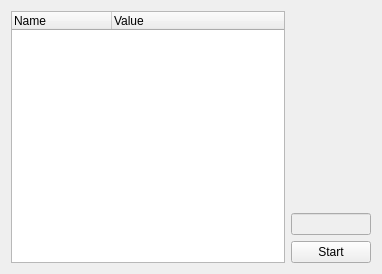
<?xml version="1.0" encoding="UTF-8"?>
<ui version="4.0">
 <class>FitDisplay</class>
 <widget class="QWidget" name="FitDisplay">
  <property name="geometry">
   <rect>
    <x>0</x>
    <y>0</y>
    <width>382</width>
    <height>274</height>
   </rect>
  </property>
  <property name="windowTitle">
   <string>MainWindow</string>
  </property>
  <layout class="QGridLayout" name="gridLayout">
   <item row="0" column="0" rowspan="3">
    <widget class="QTreeWidget" name="parameterView">
     <property name="editTriggers">
      <set>QAbstractItemView::AllEditTriggers</set>
     </property>
     <property name="tabKeyNavigation">
      <bool>true</bool>
     </property>
     <property name="selectionMode">
      <enum>QAbstractItemView::NoSelection</enum>
     </property>
     <property name="selectionBehavior">
      <enum>QAbstractItemView::SelectItems</enum>
     </property>
     <property name="columnCount">
      <number>2</number>
     </property>
     <column>
      <property name="text">
       <string notr="true">Name</string>
      </property>
     </column>
     <column>
      <property name="text">
       <string notr="true">Value</string>
      </property>
     </column>
    </widget>
   </item>
   <item row="2" column="2">
    <widget class="QPushButton" name="doFit">
     <property name="text">
      <string>Start</string>
     </property>
    </widget>
   </item>
   <item row="0" column="2">
    <spacer name="verticalSpacer">
     <property name="orientation">
      <enum>Qt::Vertical</enum>
     </property>
     <property name="sizeHint" stdset="0">
      <size>
       <width>20</width>
       <height>40</height>
      </size>
     </property>
    </spacer>
   </item>
   <item row="1" column="2">
    <widget class="QLineEdit" name="status">
     <property name="enabled">
      <bool>false</bool>
     </property>
     <property name="sizePolicy">
      <sizepolicy hsizetype="Ignored" vsizetype="Fixed">
       <horstretch>0</horstretch>
       <verstretch>0</verstretch>
      </sizepolicy>
     </property>
     <property name="alignment">
      <set>Qt::AlignCenter</set>
     </property>
     <property name="readOnly">
      <bool>true</bool>
     </property>
    </widget>
   </item>
  </layout>
 </widget>
 <resources/>
 <connections/>
</ui>
